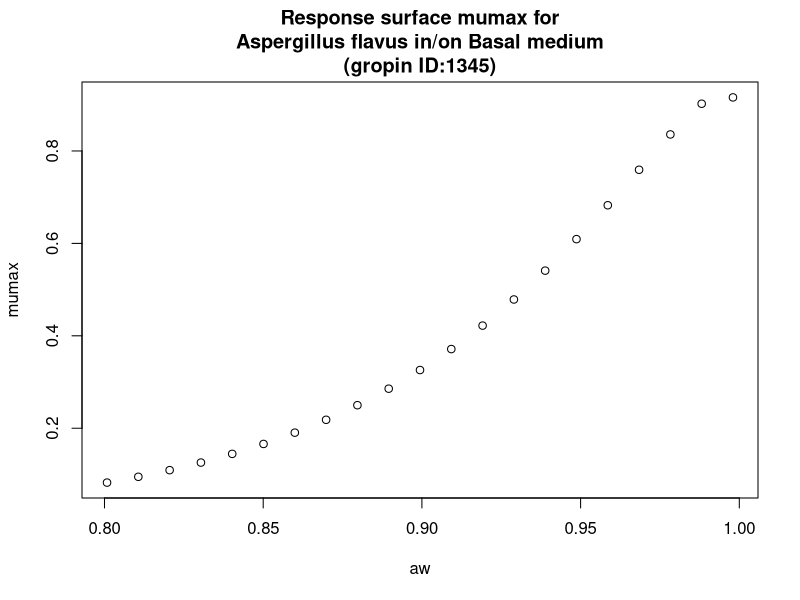

R code for this plot:
#############################
# start of Parameter script
#############################
aw <- seq(0.8008,0.998001998001998,length.out=21)
#############################
# end of Parameter script
#############################
############################# 
# start of Model script Gropin ID 1345 
#############################
 
# constant coefficients for this model
 
variables <- data.frame(aw)
argumentsPar <- expand.grid(variables)
 
# heart of the model
response_surface <- function(aw) {
   mumax <-exp(-0.1605+2.389*sqrt(1-aw)-17.08*(sqrt(1-aw))^2)

return(mumax=mumax)
} 

# output parameters
responseSurface <- cbind(argumentsPar,response_surface(argumentsPar['aw']))
colnames(responseSurface) <- c(colnames(argumentsPar),'mumax')
#############################
# End of Model script
#############################
############################# 
# start of Visualisation script Gropin ID 1345 
#############################
plot(aw,responseSurface$'mumax',xlab='aw',
                          ylab='mumax',main='Response surface mumax for
Aspergillus flavus in/on Basal medium
(gropin ID:1345)')
#############################
# End of Visualisation script
#############################
